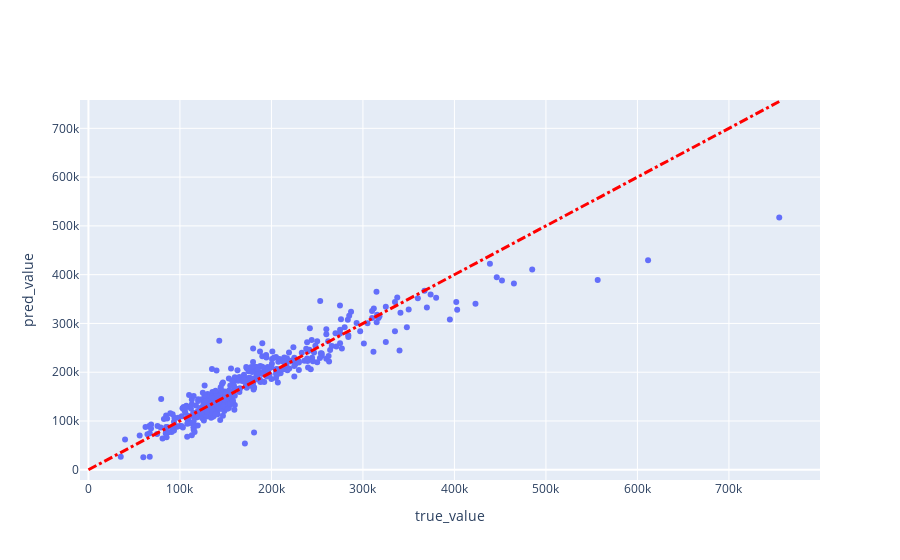

Source (notebook cell):
### Code cell
import plotly.graph_objects as go
fig = go.Figure()
fig.add_trace(go.Scatter(x=np.array(y_test),y=np.array(y_pred),mode ='markers'))
fig.add_shape(type='line',x0 = 0,x1 =755000,y0 =0,y1=755000,line=dict(
        color="Red",
        width=3,
        dash="dashdot",
    ))
fig.update_layout(xaxis_title='true_value',yaxis_title='pred_value')

### Figure 1 — Plotly figure (JSON) as saved in the notebook; plotly's stock layout.template omitted (floating-point values rounded to 4 significant figures; data arrays with more than 128 entries replaced by an {"elided": "..."} marker saying what was removed)
{"data": [{"mode": "markers", "type": "scatter", "x": {"elided": "438 int values"}, "y": {"elided": "438 int values"}}], "layout": {"shapes": [{"line": {"color": "Red", "dash": "dashdot", "width": 3}, "type": "line", "x0": 0, "x1": 755000, "y0": 0, "y1": 755000}], "xaxis": {"title": {"text": "true_value"}}, "yaxis": {"title": {"text": "pred_value"}}}}
